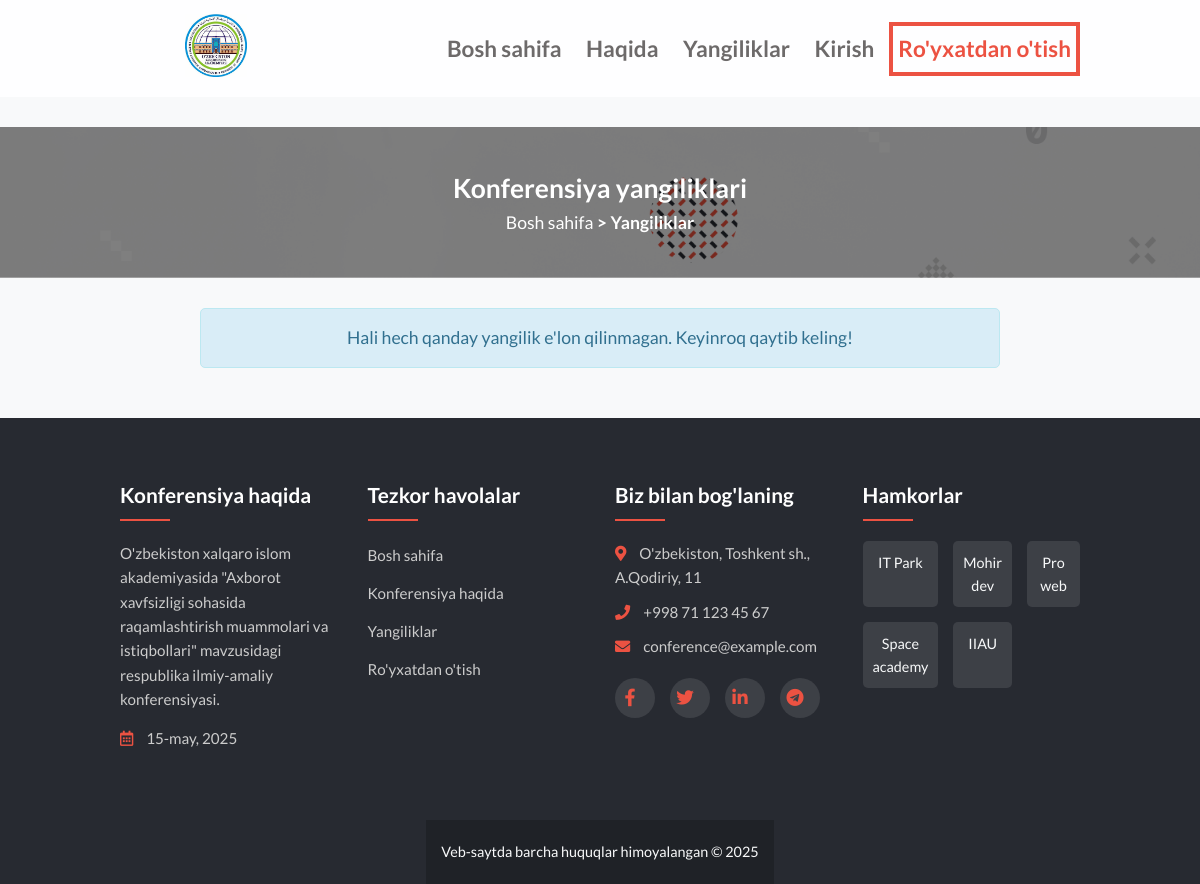
The app's page /posts/, older data.
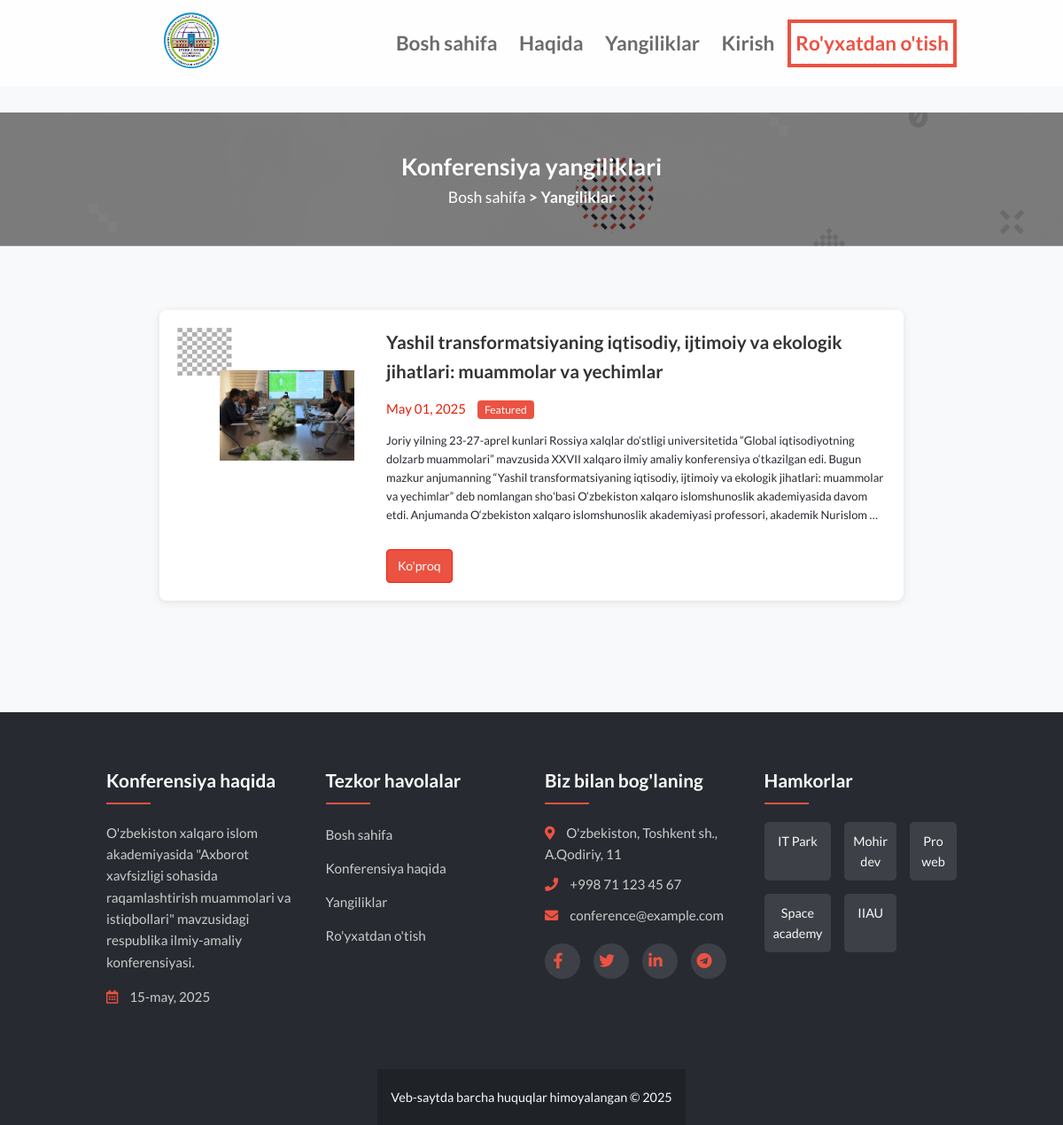
The same page, newer data.
### posts/models.py (models this page shows, shortened)
class Post(models.Model):
    title = models.CharField(max_length=200)
    content = models.TextField()
    date_posted = models.DateTimeField(default=timezone.now)
    author = models.ForeignKey(CustomUser, on_delete=models.CASCADE)
    image = models.ImageField(upload_to='post_images', blank=True, null=True)
    is_featured = models.BooleanField(default=False)

### posts/views.py (the view)
# urls.py: path('posts/', views.PostListView.as_view(), name='post-list'),
class PostListView(ListView):
    model = Post
    template_name = 'posts/post_list.html'
    context_object_name = 'posts'
    ordering = ['-date_posted']
    paginate_by = 5

### templates/posts/post_list.html (shortened to what this page needs)
{% extends "base.html" %}
{% load static %}
{% block content %}
<article>
    <section class="about-sec1" style="padding-top: 30px;">
        <div class="sub-about" style="padding: 40px 0;">
            <h2 class="about-title">Konferensiya yangiliklari</h2>
            <p>
                <a href="{% url 'home' %}">Bosh sahifa</a> <a href="{% url 'post-list' %}"><b> > Yangiliklar</b></a>
            </p>
        </div>
        {% if posts %}
            <section id="guests" class="sec3">
                <ul class="speakers" style="display: block;">
                    {% for post in posts %}
                        <li class="guest" style="display: flex; margin-bottom: 30px; background-color: #fff; border-radius: 8px; box-shadow: 0 2px 10px rgba(0,0,0,0.1); padding: 20px;">
                            {% if post.image %}
                            <img src="{{ post.image.url }}" alt="{{ post.title }}" style="width: 200px; height: 150px; object-fit: cover;">
                            {% else %}
                            <img src="{% static 'img/speaker-bg.png' %}" alt="{{ post.title }}" style="width: 200px; height: 150px; object-fit: cover;">
                            {% endif %}
                            <section style="flex: 1; padding-left: 20px;">
                                <h3>{{ post.title }}</h3>
                                <p class="p1">
                                    {{ post.date_posted|date:"F d, Y" }}
                                    {% if post.is_featured %}
                                    <span style="background-color: var(--color-secondary); color: white; padding: 3px 8px; border-radius: 4px; font-size: 12px; margin-left: 10px;">Featured</span>
                                    {% endif %}
                                </p>
                                <p class="p2">{{ post.content|truncatewords:50 }}</p>
                                <div style="margin-top: 15px;">
                                    <a href="{% url 'post-detail' post.pk %}" class="btn btn-primary">Ko'proq</a>
                                </div>
                            </section>
                        </li>
                    {% endfor %}
                </ul>
            </section>
        {% else %}
            <div style="background-color: #d9edf7; color: #31708f; border: 1px solid #bce8f1; padding: 15px; border-radius: 5px; margin: 30px auto; max-width: 800px; text-align: center;">
                <p>Hali hech qanday yangilik e'lon qilinmagan. Keyinroq qaytib keling!</p>
            </div>
        {% endif %}
    </section>
</article>
{% endblock %}

### templates/base.html (shortened to what this page needs)
<!DOCTYPE html>
<html lang="en">
<head>
    {% load static %}
    <link rel="stylesheet" href="https://cdnjs.cloudflare.com/ajax/libs/font-awesome/5.15.4/css/all.min.css" />
    <link rel="stylesheet" type="text/css" href="{% static 'css/style.css' %}">
</head>
<body>
    <header class="header">
        <nav class="allheading">
            <ul>
                <li class="logo-img">
                    <a href="{% url 'home' %}">
                        <img style="object-fit:contain" src="{% static 'img/conference-logo.png' %}" alt="conference logo">
                    </a>
                </li>
                <li>
                    <a href="{% url 'home' %}"><h2>Bosh sahifa</h2></a>
                </li>
                <li>
                    <a href="{% url 'about' %}"><h2>Haqida</h2></a>
                </li>
                <li>
                    <a href="{% url 'post-list' %}"><h2>Yangiliklar</h2></a>
                </li>
                {% if user.is_authenticated %}
                <li>
                    <a href="{% url 'profile' %}"><h2>{{ user.username }}</h2></a>
                </li>
                {% if user.is_staff %}
                <li>
                    <a href="{% url 'post-create' %}"><h2>Yangilik yaratish</h2></a>
                </li>
                <li>
                    <a href="{% url 'admin:index' %}"><h2>Admin</h2></a>
                </li>
                {% endif %}
                <li>
                    <a href="{% url 'logout' %}" onclick="event.preventDefault(); document.getElementById('logout-form-main').submit();"><h2>Chiqish</h2></a>
                    <form id="logout-form-main" method="post" action="{% url 'logout' %}" style="display: none;">
                        {% csrf_token %}
                    </form>
                </li>
                {% else %}
                <li>
                    <a href="{% url 'login' %}"><h2>Kirish</h2></a>
                </li>
                <li class="campaign">
                    <a href="{% url 'signup' %}"><h2>Ro'yxatdan o'tish</h2></a>
                </li>
                {% endif %}
            </ul>
        </nav>
    </header>
    <main>
        {% block content %}{% endblock %}
    </main>
    <footer class="improved-footer">
        <div class="footer-top">
            <div class="footer-section">
                <h3>Konferensiya haqida</h3>
                <p>O'zbekiston xalqaro islom akademiyasida "Axborot xavfsizligi sohasida raqamlashtirish muammolari va istiqbollari" mavzusidagi respublika ilmiy-amaliy konferensiyasi.</p>
                <p class="conference-date"><i class="far fa-calendar-alt"></i> 15-may, 2025</p>
            </div>
            <div class="footer-section">
                <h3>Tezkor havolalar</h3>
                <ul class="footer-links">
                    <li><a href="{% url 'home' %}">Bosh sahifa</a></li>
                    <li><a href="{% url 'about' %}">Konferensiya haqida</a></li>
                    <li><a href="{% url 'post-list' %}">Yangiliklar</a></li>
                    {% if not user.is_authenticated %}
                    <li><a href="{% url 'signup' %}">Ro'yxatdan o'tish</a></li>
                    {% endif %}
                </ul>
            </div>
            <div class="footer-section">
                <h3>Biz bilan bog'laning</h3>
                <p><i class="fas fa-map-marker-alt"></i> O'zbekiston, Toshkent sh., A.Qodiriy, 11</p>
                <p><i class="fas fa-phone"></i> +998 71 123 45 67</p>
                <p><i class="fas fa-envelope"></i> conference@example.com</p>
                <div class="social-links">
                    <a href="#" class="social-icon"><i class="fab fa-facebook-f"></i></a>
                    <a href="#" class="social-icon"><i class="fab fa-twitter"></i></a>
                    <a href="#" class="social-icon"><i class="fab fa-linkedin-in"></i></a>
                    <a href="#" class="social-icon"><i class="fab fa-telegram"></i></a>
                </div>
            </div>
            <div class="footer-section">
                <h3>Hamkorlar</h3>
                <div class="partners-grid">
                    <div class="partner-item">IT Park</div>
                    <div class="partner-item">Mohir dev</div>
                    <div class="partner-item">Pro web</div>
                    <div class="partner-item">Space academy</div>
                    <div class="partner-item">IIAU</div>
                </div>
            </div>
        </div>
        <div class="footer-bottom">
            <div class="container">
                <p>Veb-saytda barcha huquqlar himoyalangan &copy; {% now "Y" %}</p>
            </div>
        </div>
    </footer>
</body>
</html>

Row changes from the older to the newer data that the page shows:
added Post: image (picture), title "Yashil transformatsiyaning iqtisodiy, ijtimoiy va ekologik jihatlari: muammolar va yechimlar", date_posted "May 01, 2025", is_featured "Featured", content "Joriy yilning 23-27-aprel kunlari Rossiya xalqlar do‘stligi universitetida “Global iqtisodiyotning dolzarb muammolari” mavzusida XXVII xalqaro ilmiy amaliy konferensiya o‘tkazilgan edi. Bugun mazkur anjumanning “Yashil transformatsiyaning iqtisodiy, ijtimoiy va ekologik jihatlari: muammolar va yechimlar” deb nomlangan shoʻbasi O‘zbekiston xalqaro islomshunoslik akademiyasida davom etdi. Anjumanda O‘zbekiston xalqaro islomshunoslik akademiyasi professori, akademik Nurislom …"
Text that changed along with them:
text no longer shown: "Hali hech qanday yangilik e'lon qilinmagan. Keyinroq qaytib keling!"
